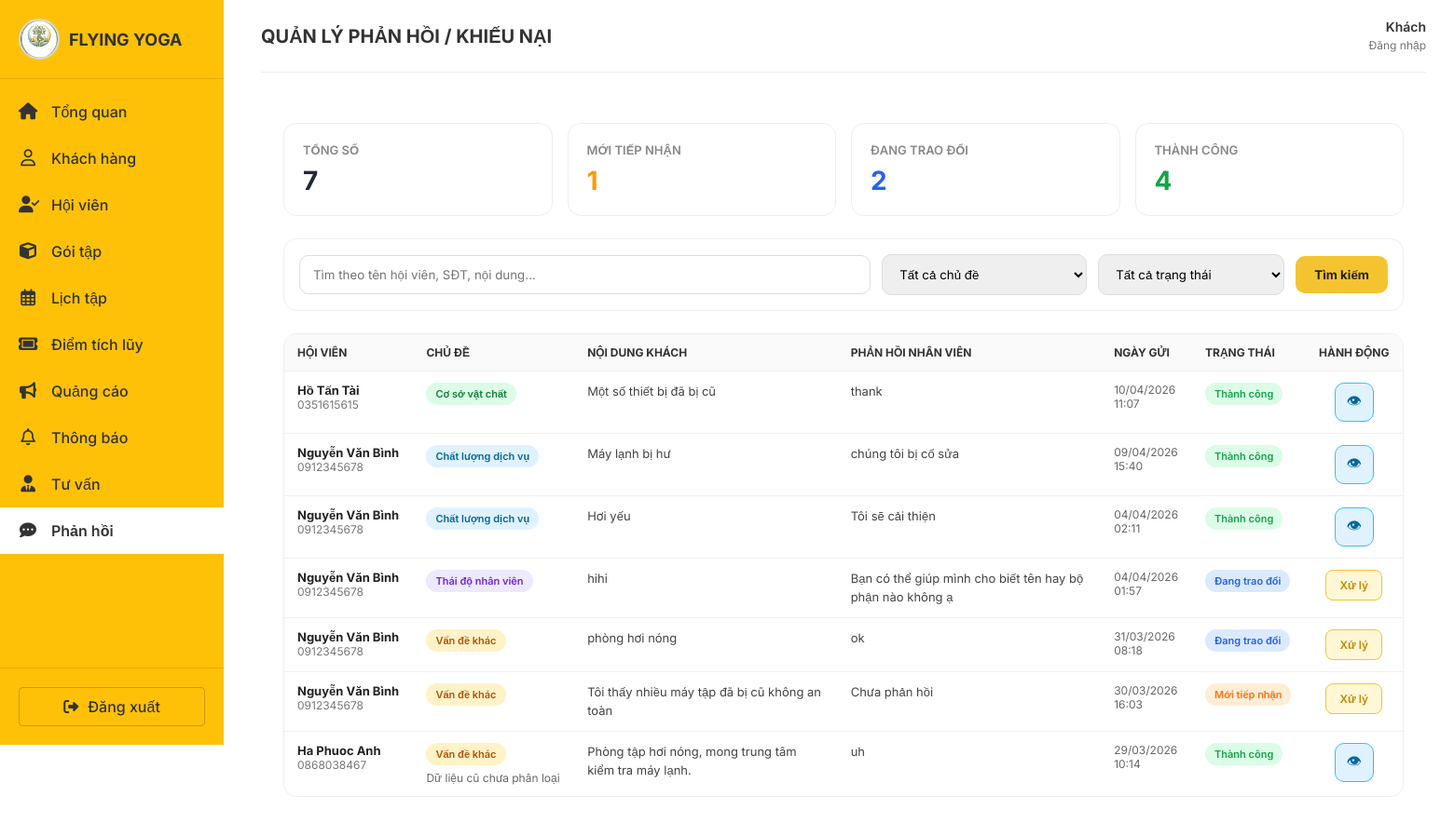
/cham-soc-khach-hang/phan-hoi-khieu-nai/, run on the app's committed database.
### cham_soc_khach_hang/models.py (models this page shows, shortened)
class KhieuNaiPhanHoi(models.Model):
    CHU_DE = [
        ('chat_luong_dich_vu', 'Chất lượng dịch vụ'),
        ('thai_do_nhan_vien', 'Thái độ nhân viên'),
        ('co_so_vat_chat', 'Cơ sở vật chất'),
        ('van_de_khac', 'Vấn đề khác'),
    ]
    TRANG_THAI = [
        ('moi_tiep_nhan', 'Mới tiếp nhận'),
        ('dang_trao_doi', 'Đang trao đổi'),
        ('da_xu_ly', 'Đã xử lý'),
        ('da_dong', 'Đã đóng'),
    ]
    hoi_vien = models.ForeignKey(
        HoiVien,
        on_delete=models.CASCADE,
        related_name='danh_sach_phan_hoi_khieu_nai'
    )
    chu_de = models.CharField(max_length=30, choices=CHU_DE)
    mo_ta_van_de_khac = models.CharField(
        max_length=255,
        blank=True,
        null=True
    )
    noi_dung_khach = models.TextField()
    tra_loi_nhan_vien = models.TextField(blank=True, null=True)
    ngay_gui = models.DateTimeField(auto_now_add=True)
    ngay_phan_hoi = models.DateTimeField(blank=True, null=True)
    ngay_cap_nhat = models.DateTimeField(auto_now=True)
    trang_thai = models.CharField(
        max_length=20,
        choices=TRANG_THAI,
        default='moi_tiep_nhan'
    )

### khach_hang/models.py (models this page shows, shortened)
class HoiVien(models.Model):
    GIOI_TINH_CHOICE = [
        ('Nam', 'Nam'),
        ('Nữ', 'Nữ'),
        ('Khác', 'Khác')
    ]
    ma_hoi_vien = models.CharField(
        max_length=20,
        unique=True,
        blank=True,
        verbose_name="Mã hội viên"
    )
    ho_ten = models.CharField(
        max_length=255,
        verbose_name="Họ và tên"
    )
    ngay_sinh = models.DateField(
        verbose_name="Ngày sinh"
    )
    gioi_tinh = models.CharField(
        max_length=10,
        choices=GIOI_TINH_CHOICE
    )
    so_dien_thoai = models.CharField(
        max_length=10,
        unique=True,
        verbose_name="Số điện thoại"
    )
    email = models.EmailField(
        blank=True,
        null=True,
        verbose_name="Email"
    )
    tinh_trang_suc_khoe = models.TextField(
        blank=True,
        verbose_name="Tình trạng sức khỏe / Bệnh lý"
    )
    muc_tieu_tap_luyen = models.TextField(
        blank=True,
        verbose_name="Mục tiêu tập luyện"
    )
    ghi_chu_nhan_vien = models.TextField(
        blank=True,
        verbose_name="Ghi chú nội bộ"
    )
    chieu_cao = models.FloatField(
        help_text="cm",
        null=True,
        blank=True
    )
    can_nang = models.FloatField(
        help_text="kg",
        null=True,
        blank=True
    )
    body_fat = models.FloatField(
        help_text="%",
        null=True,
        blank=True
    )
    goi_dang_su_dung = models.ForeignKey(
        'goi_tap.GoiTap', # ĐÃ SỬA THÀNH CHUỖI
        on_delete=models.SET_NULL,
        null=True,
        blank=True
    )
    ngay_het_han_goi = models.DateField(
        null=True,
        blank=True
    )
    diem_tich_luy = models.IntegerField(
        default=0
    )
    check_in_cuoi = models.DateTimeField(
        null=True,
        blank=True
    )
    ngay_tao = models.DateTimeField(
        auto_now_add=True,
        verbose_name="Ngày tạo"
    )

### cham_soc_khach_hang/views.py (the view, shortened to what this page needs)
# urls.py: path('phan-hoi-khieu-nai/', views.danh_sach_phan_hoi_khieu_nai, name='danh_sach_phan_hoi_khieu_nai'),
def danh_sach_phan_hoi_khieu_nai(request):
    ds_phan_hoi = KhieuNaiPhanHoi.objects.select_related('hoi_vien').all().order_by('-ngay_gui')
    q = request.GET.get('q', '').strip()
    chu_de = request.GET.get('chu_de', '').strip()
    trang_thai = request.GET.get('trang_thai', '').strip()
    if chu_de:
        ds_phan_hoi = ds_phan_hoi.filter(chu_de=chu_de)
    if trang_thai:
        ds_phan_hoi = ds_phan_hoi.filter(trang_thai=trang_thai)
    tong_tat_ca = KhieuNaiPhanHoi.objects.count()
    tong_moi_tiep_nhan = KhieuNaiPhanHoi.objects.filter(trang_thai='moi_tiep_nhan').count()
    tong_dang_trao_doi = KhieuNaiPhanHoi.objects.filter(trang_thai='dang_trao_doi').count()
    tong_da_xu_ly = KhieuNaiPhanHoi.objects.filter(trang_thai='da_xu_ly').count()
    tong_da_dong = KhieuNaiPhanHoi.objects.filter(trang_thai='da_dong').count()
    return render(request, 'cham_soc_khach_hang/danh_sach_phan_hoi_khieu_nai.html', {
        'ds_phan_hoi': ds_phan_hoi,
        'q': q,
        'chu_de': chu_de,
        'trang_thai': trang_thai,
        'chu_de_choices': KhieuNaiPhanHoi.CHU_DE,
        'trang_thai_choices': KhieuNaiPhanHoi.TRANG_THAI,
        'tong_tat_ca': tong_tat_ca,
        'tong_moi_tiep_nhan': tong_moi_tiep_nhan,
        'tong_dang_trao_doi': tong_dang_trao_doi,
        'tong_da_xu_ly': tong_da_xu_ly,
        'tong_da_dong': tong_da_dong,
    })

### thong_bao/context_processors.py (called while the page is built, shortened)
def thong_bao_context(request):
    so_thong_bao_chua_doc = 0
    ds_thong_bao_dropdown = ThongBaoNhacNho.objects.none()
    return {
        'so_thong_bao_chua_doc': so_thong_bao_chua_doc,
        'ds_thong_bao_dropdown': ds_thong_bao_dropdown,
    }

### cham_soc_khach_hang/templates/cham_soc_khach_hang/danh_sach_phan_hoi_khieu_nai.html (shortened to what this page needs)
{% extends 'base.html' %}
{% block page_title %}QUẢN LÝ PHẢN HỒI / KHIẾU NẠI{% endblock %}
{% block content %}
<div style="padding: 24px;">
    <div style="display: grid; grid-template-columns: repeat(4, 1fr); gap: 16px; margin-bottom: 24px;">
        <div style="background: #fff; border-radius: 14px; padding: 20px; border: 1px solid #eee;">
            <div style="font-size: 13px; color: #888; margin-bottom: 8px; font-weight: 600;">TỔNG SỐ</div>
            <div style="font-size: 28px; font-weight: 700; color: #1f2937;">{{ tong_tat_ca }}</div>
        </div>
        <div style="background: #fff; border-radius: 14px; padding: 20px; border: 1px solid #eee;">
            <div style="font-size: 13px; color: #888; margin-bottom: 8px; font-weight: 600;">MỚI TIẾP NHẬN</div>
            <div style="font-size: 28px; font-weight: 700; color: #f59e0b;">{{ tong_moi_tiep_nhan }}</div>
        </div>
        <div style="background: #fff; border-radius: 14px; padding: 20px; border: 1px solid #eee;">
            <div style="font-size: 13px; color: #888; margin-bottom: 8px; font-weight: 600;">ĐANG TRAO ĐỔI</div>
            <div style="font-size: 28px; font-weight: 700; color: #2563eb;">{{ tong_dang_trao_doi }}</div>
        </div>
        <div style="background: #fff; border-radius: 14px; padding: 20px; border: 1px solid #eee;">
            <div style="font-size: 13px; color: #888; margin-bottom: 8px; font-weight: 600;">THÀNH CÔNG</div>
            <div style="font-size: 28px; font-weight: 700; color: #16a34a;">{{ tong_da_xu_ly }}</div>
        </div>
    </div>
    <div style="background: #fff; border-radius: 14px; padding: 16px; border: 1px solid #eee; margin-bottom: 24px;">
        <form method="get" style="display: flex; gap: 12px; flex-wrap: wrap; align-items: center;">
            <input type="text"
                   name="q"
                   value="{{ q }}"
                   placeholder="Tìm theo tên hội viên, SĐT, nội dung..."
                   style="flex: 1; min-width: 260px; padding: 12px 14px; border: 1px solid #ddd; border-radius: 10px;">
            <select name="chu_de"
                    style="min-width: 220px; padding: 12px 14px; border: 1px solid #ddd; border-radius: 10px;">
                <option value="">Tất cả chủ đề</option>
            </select>
            <select name="trang_thai"
                    style="min-width: 200px; padding: 12px 14px; border: 1px solid #ddd; border-radius: 10px;">
                <option value="">Tất cả trạng thái</option>
            </select>
            <button type="submit"
                    style="background:#f4c430; color:#222; border:none; padding:12px 20px; border-radius:10px; font-weight:700; cursor:pointer;">
                Tìm kiếm
            </button>
        </form>
    </div>
    <div style="background: #fff; border-radius: 14px; overflow: hidden; border: 1px solid #eee;">
        <div style="overflow-x: auto;">
            <table style="width: 100%; border-collapse: collapse; min-width: 1200px;">
                <thead style="background: #fafafa;">
                    <tr>
                        <th style="padding: 12px 14px; text-align: left; font-size: 12px;">HỘI VIÊN</th>
                        <th style="padding: 12px 14px; text-align: left; font-size: 12px;">CHỦ ĐỀ</th>
                        <th style="padding: 12px 14px; text-align: left; font-size: 12px;">NỘI DUNG KHÁCH</th>
                        <th style="padding: 12px 14px; text-align: left; font-size: 12px;">PHẢN HỒI NHÂN VIÊN</th>
                        <th style="padding: 12px 14px; text-align: left; font-size: 12px;">NGÀY GỬI</th>
                        <th style="padding: 12px 14px; text-align: left; font-size: 12px;">TRẠNG THÁI</th>
                        <th style="padding: 12px 14px; text-align: center; font-size: 12px;">HÀNH ĐỘNG</th>
                    </tr>
                </thead>
                <tbody>
                    {% for item in ds_phan_hoi %}
                    <tr style="border-top: 1px solid #f1f1f1; vertical-align: top;">
                        <td style="padding: 12px 14px;">
                            <div style="font-weight: 700; font-size: 13px; color: #222;">{{ item.hoi_vien.ho_ten }}</div>
                            <div style="font-size: 12px; color: #777;">{{ item.hoi_vien.so_dien_thoai }}</div>
                        </td>
                        <td style="padding: 12px 14px; font-size: 13px;">
                            {% if item.chu_de == 'chat_luong_dich_vu' %}
                                <span style="display:inline-block; padding:5px 10px; border-radius:999px; background:#e0f2fe; color:#0369a1; font-size:11px; font-weight:600;">
                                    {{ item.get_chu_de_display }}
                                </span>
                            {% elif item.chu_de == 'thai_do_nhan_vien' %}
                                <span style="display:inline-block; padding:5px 10px; border-radius:999px; background:#ede9fe; color:#6d28d9; font-size:11px; font-weight:600;">
                                    {{ item.get_chu_de_display }}
                                </span>
                            {% elif item.chu_de == 'co_so_vat_chat' %}
                                <span style="display:inline-block; padding:5px 10px; border-radius:999px; background:#dcfce7; color:#15803d; font-size:11px; font-weight:600;">
                                    {{ item.get_chu_de_display }}
                                </span>
                            {% else %}
                                <span style="display:inline-block; padding:5px 10px; border-radius:999px; background:#fef3c7; color:#b45309; font-size:11px; font-weight:600;">
                                    {{ item.get_chu_de_display }}
                                </span>
                                {% if item.mo_ta_van_de_khac %}
                                    <div style="margin-top:6px; font-size:12px; color:#666;">
                                        {{ item.mo_ta_van_de_khac }}
                                    </div>
                                {% endif %}
                            {% endif %}
                        </td>
                        <td style="padding: 12px 14px; font-size: 13px; color: #444; max-width: 280px; line-height: 1.5; word-wrap: break-word;">
                            {{ item.noi_dung_khach|truncatechars:100 }}
                        </td>
                        <td style="padding: 12px 14px; font-size: 13px; color: #444; max-width: 280px; line-height: 1.5; word-wrap: break-word;">
                            {{ item.tra_loi_nhan_vien|default:"Chưa phản hồi"|truncatechars:100 }}
                        </td>
                        <td style="padding: 12px 14px; color: #666; font-size: 12px;">
                            {{ item.ngay_gui|date:"d/m/Y" }}<br>
                            {{ item.ngay_gui|time:"H:i" }}
                        </td>
                        <td style="padding: 12px 14px;">
                            {% if item.trang_thai == 'moi_tiep_nhan' %}
                                <span style="display:inline-block; padding:5px 10px; border-radius:999px; background:#ffedd5; color:#f97316; font-size:11px; font-weight:600;">
                                    Mới tiếp nhận
                                </span>
                            {% elif item.trang_thai == 'dang_trao_doi' %}
                                <span style="display:inline-block; padding:5px 10px; border-radius:999px; background:#dbeafe; color:#2563eb; font-size:11px; font-weight:600;">
                                    Đang trao đổi
                                </span>
                            {% elif item.trang_thai == 'da_xu_ly' %}
                                <span style="display:inline-block; padding:5px 10px; border-radius:999px; background:#dcfce7; color:#16a34a; font-size:11px; font-weight:600;">
                                    Thành công
                                </span>
                            {% elif item.trang_thai == 'da_dong' %}
                                <span style="display:inline-block; padding:5px 10px; border-radius:999px; background:#f3f4f6; color:#6b7280; font-size:11px; font-weight:600;">
                                    Đã đóng
                                </span>
                            {% else %}
                                <span style="display:inline-block; padding:5px 10px; border-radius:999px; background:#f3f4f6; color:#6b7280; font-size:11px; font-weight:600;">
                                    {{ item.get_trang_thai_display }}
                                </span>
                            {% endif %}
                        </td>
                        <td style="padding: 12px 14px; text-align: center;">
                            {% if item.trang_thai == 'da_xu_ly' or item.trang_thai == 'da_dong' %}
                                <a href="{% url 'cham_soc_khach_hang:cap_nhat_phan_hoi_khieu_nai' item.id %}"
                                   title="Xem chi tiết"
                                   style="display:inline-flex; align-items:center; justify-content:center; width:42px; height:42px; border-radius:10px; background:#e0f2fe; color:#0369a1; border:1px solid #38bdf8; text-decoration:none; font-size:16px;">
                                    👁
                                </a>
                            {% else %}
                                <a href="{% url 'cham_soc_khach_hang:cap_nhat_phan_hoi_khieu_nai' item.id %}"
                                   style="display:inline-block; background:#fff7d6; color:#c58b00; border:1px solid #f4c430; padding:8px 14px; border-radius:8px; text-decoration:none; font-size:12px; font-weight:600;">
                                    Xử lý
                                </a>
                            {% endif %}
                        </td>
                    </tr>
                    {% empty %}
                    <tr>
                        <td colspan="7" style="padding: 20px; text-align: center; color: #888; font-size: 13px;">
                            Chưa có phản hồi / khiếu nại nào.
                        </td>
                    </tr>
                    {% endfor %}
                </tbody>
            </table>
        </div>
    </div>
</div>
{% endblock %}

### static/css/style.css (style rules this page uses)
:root { --primary-yellow: #FFC107; --primary-yellow-light: #FFECB3; --text-dark: #333333; --text-gray: #757575; --bg-light: #F9F9F9; --white: #FFFFFF; --danger-red: #E53935; --success-green: #43A047; --info-blue: #1E88E5; --warning-orange: #FB8C00; --sidebar-width: 240px; }
* { margin: 0; padding: 0; box-sizing: border-box; font-family: 'Inter', sans-serif; }
body { background-color: var(--white); color: var(--text-dark); }

### data on the page
KhieuNaiPhanHoi: hoi_vien.ho_ten "Hồ Tấn Tài", hoi_vien.so_dien_thoai "0351615615", chu_de "Cơ sở vật chất", noi_dung_khach "Một số thiết bị đã bị cũ", tra_loi_nhan_vien "thank", ngay_gui "10/04/2026", ngay_gui "11:07", trang_thai "Thành công"
KhieuNaiPhanHoi: hoi_vien.ho_ten "Nguyễn Văn Bình", hoi_vien.so_dien_thoai "0912345678", chu_de "Chất lượng dịch vụ", noi_dung_khach "Máy lạnh bị hư", tra_loi_nhan_vien "chúng tôi bị cố sửa", ngay_gui "09/04/2026", ngay_gui "15:40", trang_thai "Thành công"
KhieuNaiPhanHoi: hoi_vien.ho_ten "Nguyễn Văn Bình", hoi_vien.so_dien_thoai "0912345678", chu_de "Chất lượng dịch vụ", noi_dung_khach "Hơi yếu", tra_loi_nhan_vien "Tôi sẽ cải thiện", ngay_gui "04/04/2026", ngay_gui "02:11", trang_thai "Thành công"
KhieuNaiPhanHoi: hoi_vien.ho_ten "Nguyễn Văn Bình", hoi_vien.so_dien_thoai "0912345678", chu_de "Thái độ nhân viên", noi_dung_khach "hihi", tra_loi_nhan_vien "Bạn có thể giúp mình cho biết tên hay bộ phận nào không ạ", ngay_gui "04/04/2026", ngay_gui "01:57", trang_thai "Đang trao đổi"
KhieuNaiPhanHoi: hoi_vien.ho_ten "Nguyễn Văn Bình", hoi_vien.so_dien_thoai "0912345678", chu_de "Vấn đề khác", noi_dung_khach "phòng hơi nóng", tra_loi_nhan_vien "ok", ngay_gui "31/03/2026", ngay_gui "08:18", trang_thai "Đang trao đổi"
KhieuNaiPhanHoi: hoi_vien.ho_ten "Nguyễn Văn Bình", hoi_vien.so_dien_thoai "0912345678", chu_de "Vấn đề khác", noi_dung_khach "Tôi thấy nhiều máy tập đã bị cũ không an toàn", tra_loi_nhan_vien "Chưa phản hồi", ngay_gui "30/03/2026", ngay_gui "16:03", trang_thai "Mới tiếp nhận"
KhieuNaiPhanHoi: hoi_vien.ho_ten "Ha Phuoc Anh", hoi_vien.so_dien_thoai "0868038467", chu_de "Vấn đề khác", mo_ta_van_de_khac "Dữ liệu cũ chưa phân loại", noi_dung_khach "Phòng tập hơi nóng, mong trung tâm kiểm tra máy lạnh.", tra_loi_nhan_vien "uh", ngay_gui "29/03/2026", ngay_gui "10:14", trang_thai "Thành công"

### other printed values
{{ tong_tat_ca }} "7"
{{ tong_moi_tiep_nhan }} "1"
{{ tong_dang_trao_doi }} "2"
{{ tong_da_xu_ly }} "4"
